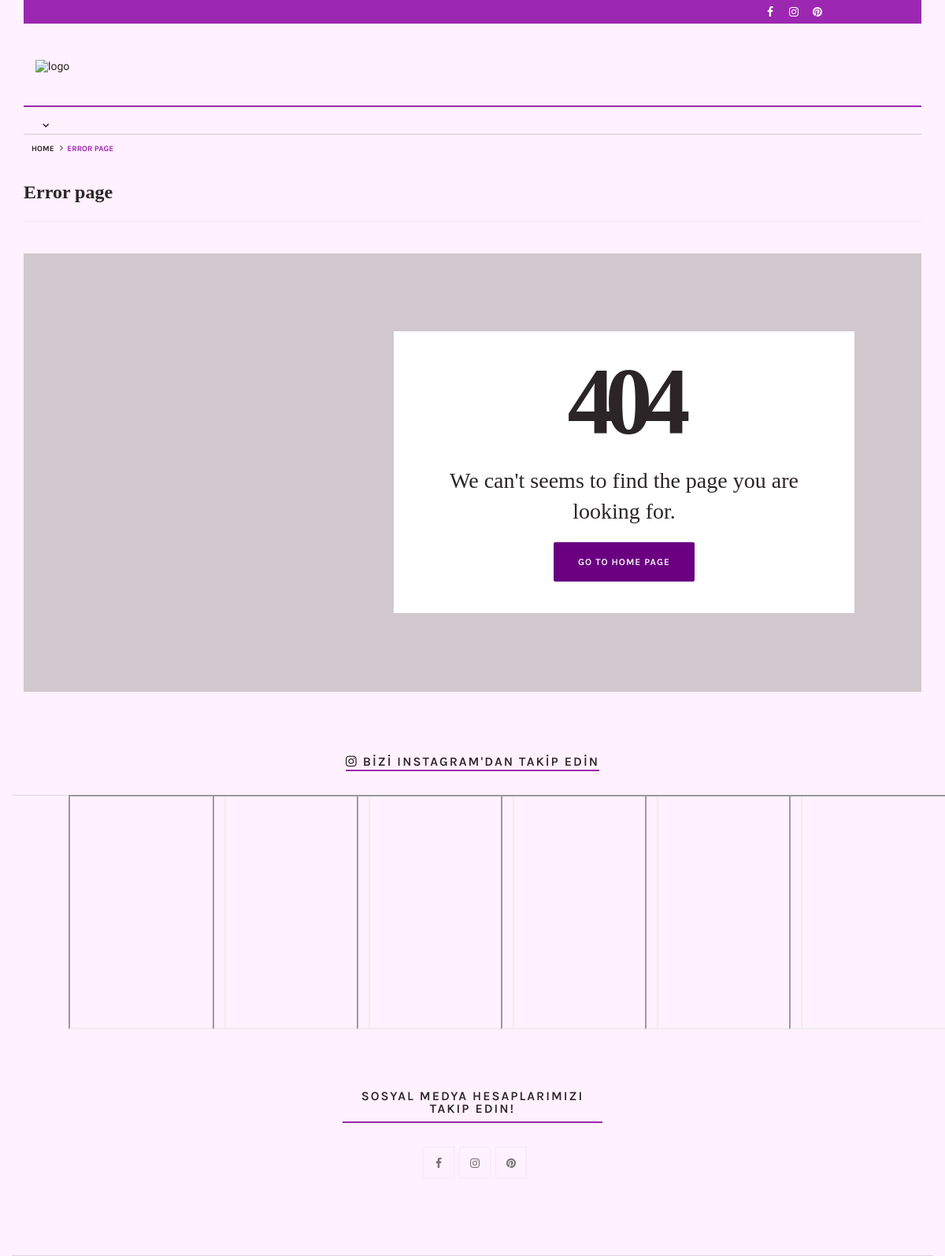
The page /regular-template/404error-page.php on the database as committed earlier.
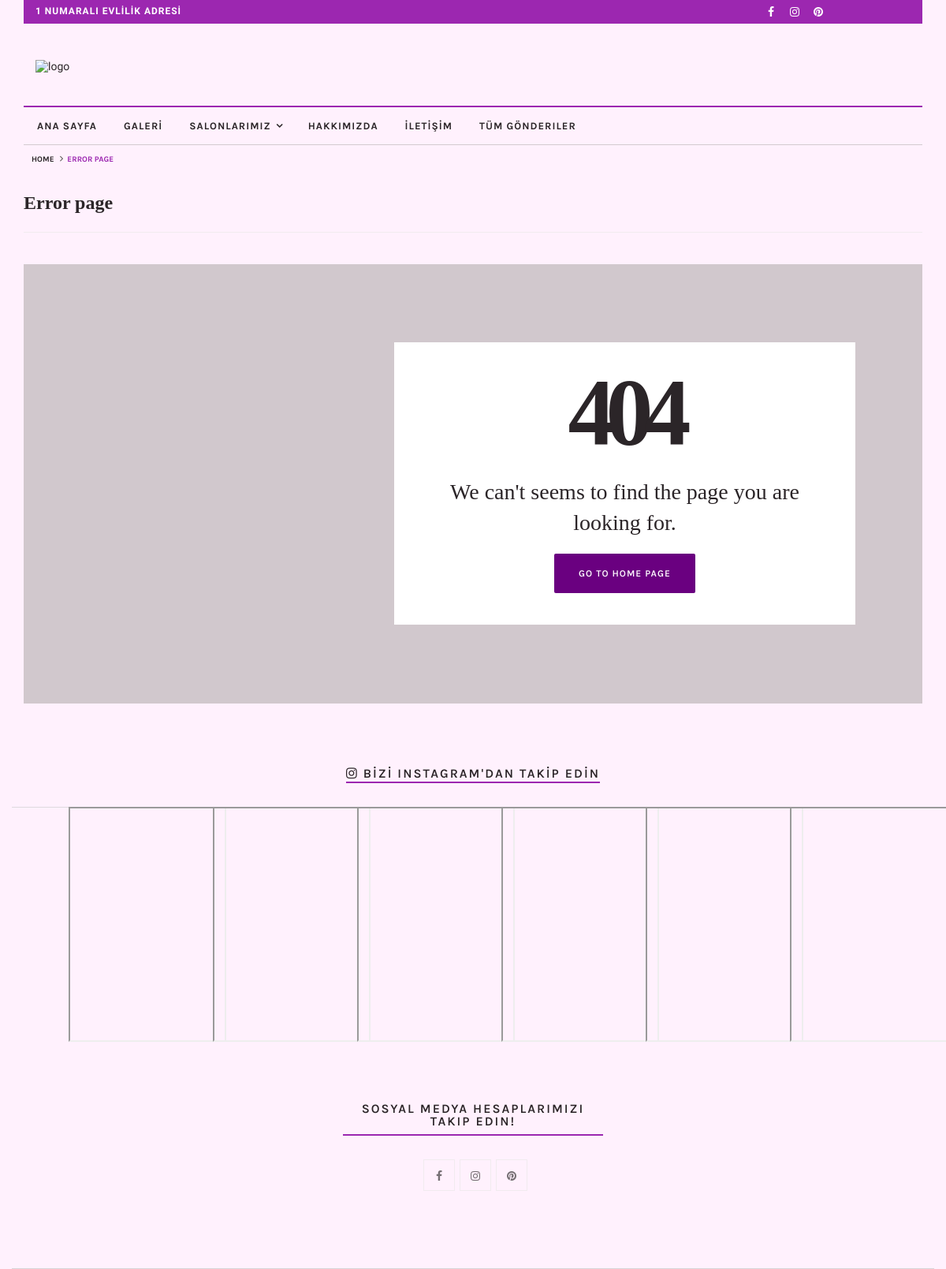
The same page on the database as committed later.
### tables this page shows
CREATE TABLE `HeaderElements` (
  `id` int NOT NULL,
  `attr_name` varchar(150) NOT NULL,
  `cms_name` varchar(150) NOT NULL,
  `text` varchar(150) NOT NULL,
  `visibility` tinyint NOT NULL DEFAULT '1'
);

### regular-template/footer-default.php (the view, shortened to what the changed rows need)
<div class="instagram-feed">
    <div class="container-fluid">
        <div class="row">
            <div class="col-lg-12 col-sm-12 col-md-12 col-xs-12">
                <div class="section-header text-center">
                    <h2 class="heading-line"><i class="fa fa-instagram"></i> BİZİ INSTAGRAM'DAN TAKİP EDİN </h2>
                </div>
            </div>
        </div>
    <div class="footer">
        <div class="container">
            <div class="row">
                <div class="col-lg-4 col-md-4 col-sm-4 col-xs-12 nopadding">
                    <div class="footer-social text-center">
                        <h2 class="widget-title">Sosyal Medya Hesaplarımızı Takip Edin!</h2>
                    </div>
                </div>
            </div>
        </div>
    </div>
</div>

### regular-template/header-default.php (shortened to what the changed rows need)
<?php
require_once("config.php");
$SQL = "SELECT id, venue_name FROM Venue ORDER BY order_no DESC ";
$venues = $conn->query($SQL);
$SQL = "SELECT id, text, visibility FROM HeaderElements;";
$navbar_items = $conn->query($SQL);
while($navbar_item = mysqli_fetch_array($navbar_items)){
    switch (intval($navbar_item["id"])) {
        case 1:
            $catchword = $navbar_item;
            break;
        case 2:
            $home_page_button = $navbar_item;
            break;
        case 3:
            $gallery_button = $navbar_item;
            break;
        case 4:
            $venues_button = $navbar_item;
            if($venues_button["visibility"]==1) $venues_button_attr = ""; else $venues_button_attr ="style='display:none;'";
            break;
        case 5:
            $about_us_button = $navbar_item;
            break;
        case 6:
            $contact_us_button = $navbar_item;
            break;
        case 7:
            $all_articles = $navbar_item;
            break;
    }
}
?>
<div class="container">
    <div class="topbar main-theme">
        <div class="container">
            <div class="row">
                <div class="col-lg-6 col-sm-6 col-md-6 col-xs-12">
                    <p class="welcome-text" <?php if($catchword["visibility"]!=1) echo "style='display:none;'";?> >
                    <?php echo $catchword["text"];?></p>
                </div>
            </div>
        </div>
    </div>
</div>
<div class="navigation">
    <div class="container">
        <div class="row">
            <div class="col-md-12">
                <div id='navigation'>
                    <ul>
                        <li <?php if($home_page_button["visibility"]!=1)  echo "style='display:none;'";?> ><a href='index.php'><?php echo $home_page_button["text"]; ?></a></li>
                        <li <?php if($gallery_button["visibility"]!=1)  echo "style='display:none;'";?> ><a href='galeri.php'><?php echo $gallery_button["text"];?></a></li>
                                <?php
                                if(mysqli_num_rows($venues) != 0)
                                {
                                    $counter=0;
                                    while($venue = mysqli_fetch_array($venues)){
                                        if($counter==0) echo "<li ".$venues_button_attr." ><a href='salon.php?id=".$venue["id"]."'>".$venues_button["text"]."</a> <ul>";
                                        echo "<li ".$venues_button_attr." ><a href='salon.php?id=".$venue["id"]."'>".$venue["venue_name"]."</a></li>";
                                        $counter++;
                                    }
                                }
                                else
                                echo "<li ".$venues_button_attr." ><a href='#'>".$venues_button["text"]."</a> <ul>";
                                 ?>
                            </ul>
                        </li>
                        <li <?php if($about_us_button["visibility"]!=1)  echo "style='display:none;'";?> ><a href='hakkimizda.php'><?php echo $about_us_button["text"]; ?> </a></li>
                        <li <?php if($contact_us_button["visibility"]!=1)  echo "style='display:none;'";?> ><a href='iletisim.php'><?php echo $contact_us_button["text"]; ?></a></li>
                        <li <?php if($all_articles["visibility"]!=1)  echo "style='display:none;'";?> ><a href='tum-gonderiler.php'><?php echo $all_articles["text"]; ?></a></li>
                    </ul>
                </div>
            </div>
        </div>
    </div>
</div>

Rows that differ between the two databases and show on the page:
added headerelements: text "1 NUMARALI EVLİLİK ADRESİ"
added headerelements: text "ANA SAYFA"
added headerelements: text "GALERİ"
added headerelements: text "SALONLARIMIZ"
added headerelements: text "HAKKIMIZDA"
added headerelements: text "İLETİŞİM"
added headerelements: text "TÜM GÖNDERILER"
